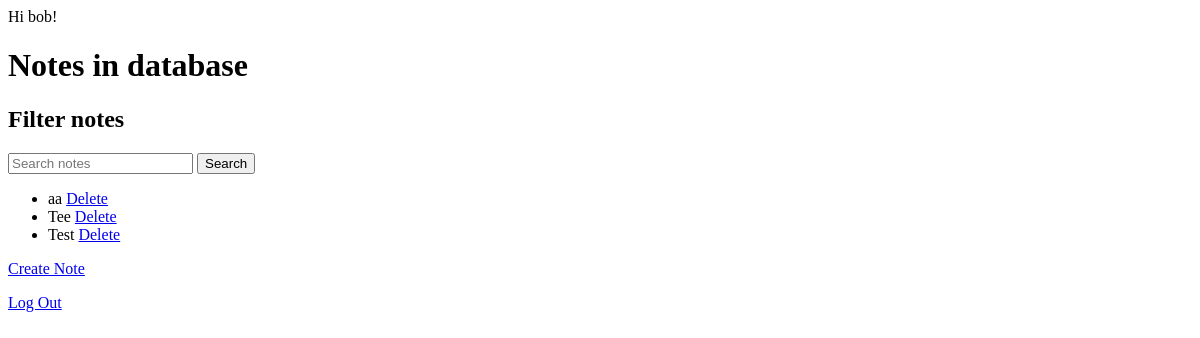
The app's page /accounts/ (signed in), older data.
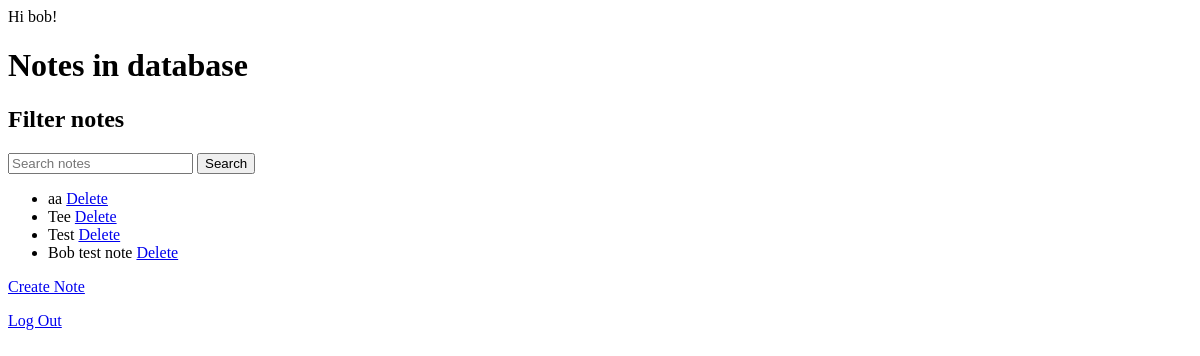
The same page, newer data.
### notes/models.py (models this page shows, shortened)
class Note(models.Model):
    user = models.ForeignKey(User, on_delete=models.CASCADE)
    text = models.TextField()

### notes/views.py (the view)
# urls.py: path("", HomePageView.as_view(), name="home"),
class HomePageView(LoginRequiredMixin, ListView):
    model = Note
    template_name = "home.html"
    context_object_name = "note_list"
    def get_queryset(self):
        queryset = super().get_queryset()
        query = self.request.GET.get("filter")
        if query:
            queryset = queryset.raw(f"SELECT * FROM notes_note WHERE text LIKE '%{query}%' AND user_id = {self.request.user.id}")
        else:
            queryset = queryset.filter(user=self.request.user)
        return queryset

### templates/home.html (shortened to what this page needs)
{% extends 'base.html' %}
{% block content %}
{% if user.is_authenticated %}
  Hi {{ user.username }}!
  <h1>Notes in database</h1>
  <h2>Filter notes</h2>
  <form action="{% url 'home' %}" method="GET">
    <input type="text" name="filter" placeholder="Search notes">
    <button type="submit">Search</button>
  </form>
  <ul>
    {% for note in note_list %}
      <li>{{ note.text|safe }} <a href="{% url 'delete_note' note.pk %}">Delete</a></li>
    {% endfor %}
  </ul>
  <p><a href="{% url 'create_note' %}">Create Note</a></p>
  <p><a href="{% url 'logout' %}">Log Out</a></p>
{% else %}
  <p>You are not logged in</p>
  <a href="{% url 'login' %}">Log In</a>
{% endif %}
{% endblock %}

### templates/base.html (shortened to what this page needs)
<!DOCTYPE html>
<html>
<head>
</head>
<body>
  <main>
    {% block content %}
    {% endblock %}
  </main>
</body>
</html>

Row changes from the older to the newer data that the page shows:
added Note: text "Bob test note"
